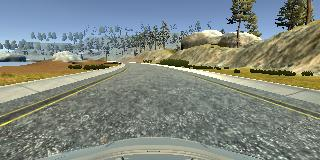
#> input picture data/IMG/center_2025_09_04_01_48_12_430.jpg, 320 x 160 px
$ python -i preprocessing.py   (imports and definitions only)
#> lines starting #> are read from the running program, lines starting #| are printed output that depends on the picture
"""Image decoding and preprocessing shared by training and inference."""

from __future__ import annotations

import base64
import binascii
from io import BytesIO

import cv2
import numpy as np
from numpy.typing import NDArray
from PIL import Image, UnidentifiedImageError

MAX_ENCODED_FRAME_BYTES = 8 * 1024 * 1024
MAX_FRAME_PIXELS = 3840 * 2160
CROP_TOP = 60
CROP_BOTTOM = 135
MODEL_WIDTH = 200
MODEL_HEIGHT = 66


def decode_telemetry_image(
    encoded_image: str,
    *,
    max_bytes: int = MAX_ENCODED_FRAME_BYTES,
) -> NDArray[np.uint8]:
    """Decode a bounded base64 simulator frame as an RGB array."""
    if not isinstance(encoded_image, str) or not encoded_image:
        raise ValueError("Telemetry image must be a non-empty base64 string")
    try:
        payload = base64.b64decode(encoded_image, validate=True)
    except (binascii.Error, ValueError) as exc:
        raise ValueError("Telemetry image is not valid base64") from exc
    if not payload or len(payload) > max_bytes:
        raise ValueError(f"Telemetry image must be between 1 and {max_bytes} bytes")

    try:
        with Image.open(BytesIO(payload)) as image:
            width, height = image.size
            if width * height > MAX_FRAME_PIXELS:
                raise ValueError("Telemetry image dimensions exceed the safety limit")
            rgb = image.convert("RGB")
            rgb.load()
    except (UnidentifiedImageError, OSError) as exc:
        raise ValueError("Telemetry image is not a supported image") from exc
    return np.asarray(rgb, dtype=np.uint8)


def _as_uint8_rgb(image: NDArray) -> NDArray[np.uint8]:
    values = np.asarray(image)
    if values.ndim != 3 or values.shape[2] != 3:
        raise ValueError("Frame must have shape (height, width, 3)")
    if values.shape[0] < CROP_BOTTOM or values.shape[1] < 2:
        raise ValueError(f"Frame must be at least {CROP_BOTTOM} pixels tall")
    if not np.issubdtype(values.dtype, np.number) or not np.all(np.isfinite(values)):
        raise ValueError("Frame pixels must be finite numeric values")
    if np.issubdtype(values.dtype, np.floating) and values.max(initial=0) <= 1.0:
        values = values * 255.0
    return np.clip(values, 0, 255).astype(np.uint8)


def image_preprocess(image: NDArray) -> NDArray[np.float32]:
    """Transform an RGB frame into the NVIDIA-style CNN input tensor."""
    rgb = _as_uint8_rgb(image)
    cropped = rgb[CROP_TOP:CROP_BOTTOM, :, :]
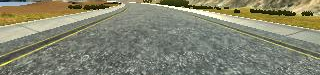
#> cropped: shape (75, 320, 3); mean R, G, B 131.5, 132.4, 112
    yuv = cv2.cvtColor(cropped, cv2.COLOR_RGB2YUV)
#> yuv: shape (75, 320, 3); mean of channels 0, 1, 2 129.8, 119.4, 129.3
    blurred = cv2.GaussianBlur(yuv, (3, 3), 0)
#> blurred: shape (75, 320, 3); mean of channels 0, 1, 2 129.9, 119.4, 129.4
    resized = cv2.resize(blurred, (MODEL_WIDTH, MODEL_HEIGHT))
#> resized: shape (66, 200, 3); mean of channels 0, 1, 2 129.7, 119.3, 129.3
    return resized.astype(np.float32) / 255.0
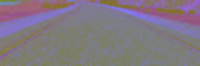
#> returned value: shape (66, 200, 3) float32; mean of channels 0, 1, 2 0.509, 0.468, 0.507; drawn as B, G, R

>>> import cv2
>>> picture = cv2.cvtColor(cv2.imread('../../data/IMG/center_2025_09_04_01_48_12_430.jpg'), cv2.COLOR_BGR2RGB)
>>> result = image_preprocess(picture)

$ run again, on data/IMG/center_2025_09_04_01_48_36_498.jpg
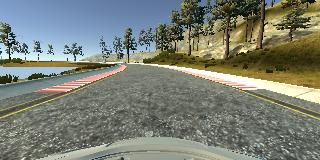
#> input picture data/IMG/center_2025_09_04_01_48_36_498.jpg, 320 x 160 px
#> in image_preprocess, `cropped = rgb[CROP_TOP:CROP_BOTTOM, :, :]`:
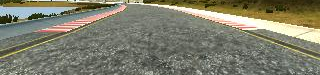
#> cropped: shape (75, 320, 3); mean R, G, B 126, 125.7, 107.9
#> yuv: shape (75, 320, 3); mean of channels 0, 1, 2 123.7, 120.5, 129.9
#> blurred: shape (75, 320, 3); mean of channels 0, 1, 2 123.7, 120.5, 130
#> resized: shape (66, 200, 3); mean of channels 0, 1, 2 123.6, 120.4, 129.9
#> in image_preprocess, `return resized.astype(np.float32) / 255.0`:
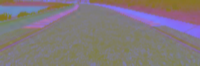
#> returned value: shape (66, 200, 3) float32; mean of channels 0, 1, 2 0.485, 0.472, 0.509; drawn as B, G, R

$ run again, on data/IMG/center_2025_09_04_01_49_17_333.jpg
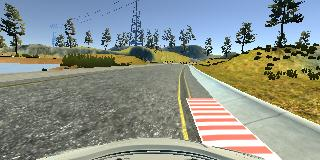
#> input picture data/IMG/center_2025_09_04_01_49_17_333.jpg, 320 x 160 px
#> in image_preprocess, `cropped = rgb[CROP_TOP:CROP_BOTTOM, :, :]`:
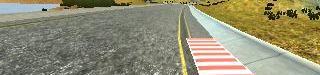
#> cropped: shape (75, 320, 3); mean R, G, B 145.2, 141.6, 114.3
#> yuv: shape (75, 320, 3); mean of channels 0, 1, 2 139.6, 115.8, 132.9
#> blurred: shape (75, 320, 3); mean of channels 0, 1, 2 139.6, 115.8, 132.9
#> resized: shape (66, 200, 3); mean of channels 0, 1, 2 139.5, 115.7, 132.9
#> in image_preprocess, `return resized.astype(np.float32) / 255.0`:
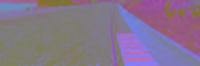
#> returned value: shape (66, 200, 3) float32; mean of channels 0, 1, 2 0.547, 0.454, 0.521; drawn as B, G, R
